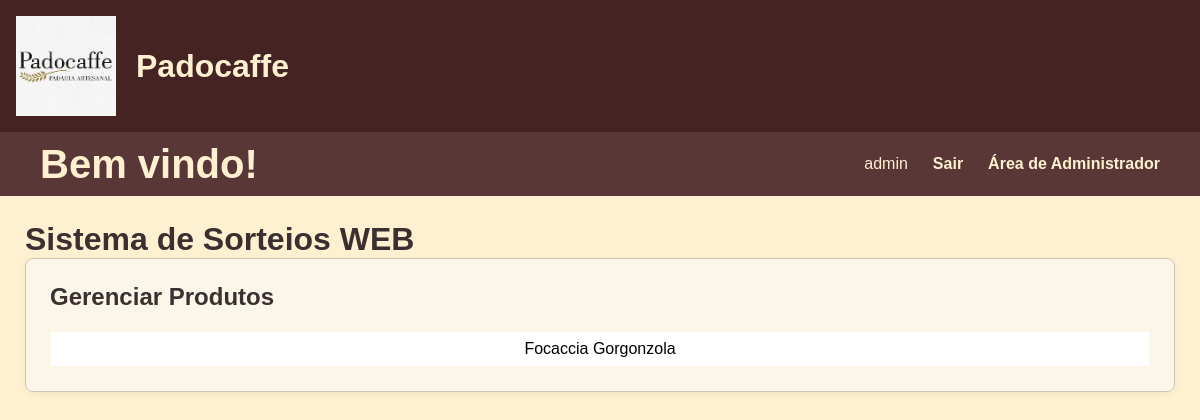
Before: /gerenciar_produtos (signed in) with the older database file.
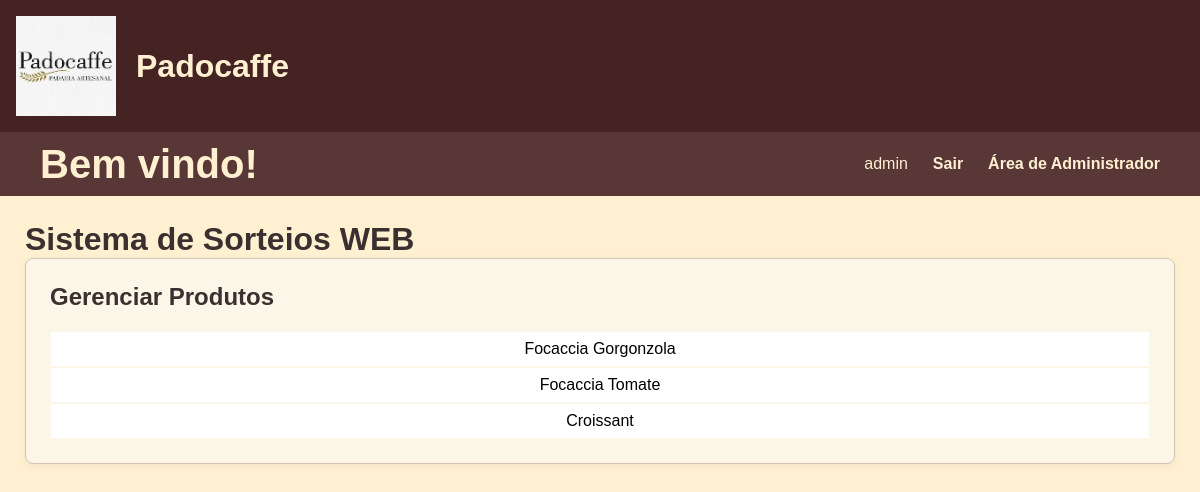
After: the same page with the newer database file.
### tables this page shows
CREATE TABLE administrador (
  id_admin INTEGER PRIMARY KEY AUTOINCREMENT,
  username TEXT UNIQUE NOT NULL,
  password TEXT NOT NULL
);

CREATE TABLE produto (
  id_produto INTEGER PRIMARY KEY AUTOINCREMENT,
  nome TEXT UNIQUE NOT NULL,
  preco_atual DECIMAL(10,2) NOT NULL,
  ativo BOOLEAN DEFAULT 1
);

### flaskr/admin.py (the view, shortened to what this page needs)
@bp.route('/gerenciar_produtos', methods=('GET', 'POST'))
@admin_required
def gerenciar_produtos():
    db = get_db()
    produtos = db.execute(
        'SELECT * FROM produto'
    ).fetchall()
    return render_template(
        'admin/gerenciar_produtos.html',
        produto_escolhido=False,
        produtos=produtos
    )

### flaskr/auth.py (called while the page is built, shortened)
@bp.before_app_request
def load_logged_in_user():
    user_id = session.get("user_id")
    auth_type = session.get("auth_type")
    if user_id is None:
        g.admin = None
        g.usuario = None
    elif auth_type == "admin":
        db = get_db()
        g.admin = db.execute(
            "SELECT id_admin, username, password FROM administrador WHERE id_admin = ?",
            (user_id,)
        ).fetchone()
        g.usuario = None

def admin_required(view):
    @functools.wraps(view)
    def wrapped_view(**kwargs):
        if g.admin is None:
            return redirect(url_for("auth.login_admin"))
        return view(**kwargs)
    return wrapped_view

### flaskr/db.py (called while the page is built)
def get_db():
    if 'db' not in g:
        g.db = sqlite3.connect(DB_PATH)
        g.db.row_factory = sqlite3.Row
    return g.db

### flaskr/templates/admin/gerenciar_produtos.html (shortened to what this page needs)
{% extends 'base.html' %}
{% block content %}
    <h2 style="margin-bottom: 20px;">Gerenciar Produtos</h2>
    <div>
    {% for produto in produtos %}
        <form class="form_lista" method="post">
            <button class="opcao_lista" type="submit">{{produto.nome}}</button>
        </form>
    {% endfor %}
    </div>
{% endblock %}

### flaskr/templates/base.html (shortened to what this page needs)
<!doctype html>
<html lang="pt-br">
  <head>
    <link rel="stylesheet" href="{{ url_for('static', filename='style.css') }}">
  </head>
  <body>
    <header class="main-header">
        <img src="{{ url_for('static', filename='img/padocaffe imagem.jpeg') }}" alt="Logomarca da Empresa Padocaffe" style="height: 100px;">
        <h1>Padocaffe</h1>
    </header>
    <nav class="navbar">
      <h1>Bem vindo!</h1>
      <ul>
        {% if g.admin %}
            <li><span>{{ g.admin['username'] }}</span></li>
            <li><a class="navbar-item" href="{{ url_for('auth.logout_admin') }}">Sair</a></li>
            <li><a class="navbar-item" href="{{ url_for('admin.index_admin') }}">Área de Administrador</a></li>
        {% endif %}
      </ul>
    </nav>
    <main>
      <div style="display: flex; align-items: center; gap: 12px;">
        <h1 style="margin: 0;">Sistema de Sorteios WEB</h1>
      </div>
      <section class="content">
      {% block content %}{% endblock %}
      </section>
    </main>
  </body>
</html>

### flaskr/static/style.css (style rules this page uses)
* { margin: 0; padding: 0; box-sizing: border-box; }
body { background-color: #FFF0D1; color: #3B3030; font-family: Arial, Helvetica, sans-serif; }
a { color: #664343; text-decoration: none; }
.main-header { background-color: #462323; padding: 1rem; display: flex; align-items: center; gap: 20px; color: #FFF0D1; }
.navbar { width: 100%; height: 4rem; background-color: #593737; display: flex; justify-content: space-between; align-items: center; }
.navbar h1 { margin-left: 2.5rem; font-size: 2.5rem; color: #FFF0D1; }
.navbar ul { margin-right: 2.5rem; list-style: none; display: flex; align-items: center; gap: 25px; }
.navbar li { color: #FFF0D1; display: inline-flex; justify-content: space-evenly; }
.navbar-item { color: #FFF0D1; line-height: 50px; text-decoration: none; font-weight: bold; font-family: Arial, Helvetica, sans-serif; }
main { padding: 25px; }
.content { background-color: #fcf6e8; padding: 1.5rem; border: 1px solid #d3c5b4; border-radius: 8px; box-shadow: 0 2px 8px rgba(0,0,0,0.05); }
.content:last-child { margin-bottom: 0; }
.content form { margin: 1em 0; display: flex; flex-direction: column; }
.opcao_lista { padding: 8px; background-color:rgba(255, 255, 255, 1); font-size:16px; border: 1px; border-color: black; margin: 1px; }
.content form.form_lista { padding: 0px; margin-top: 0px; margin-bottom: 0px; }

Changed rows visible on the page:
added produto: nome "Focaccia Tomate"
added produto: nome "Croissant"
